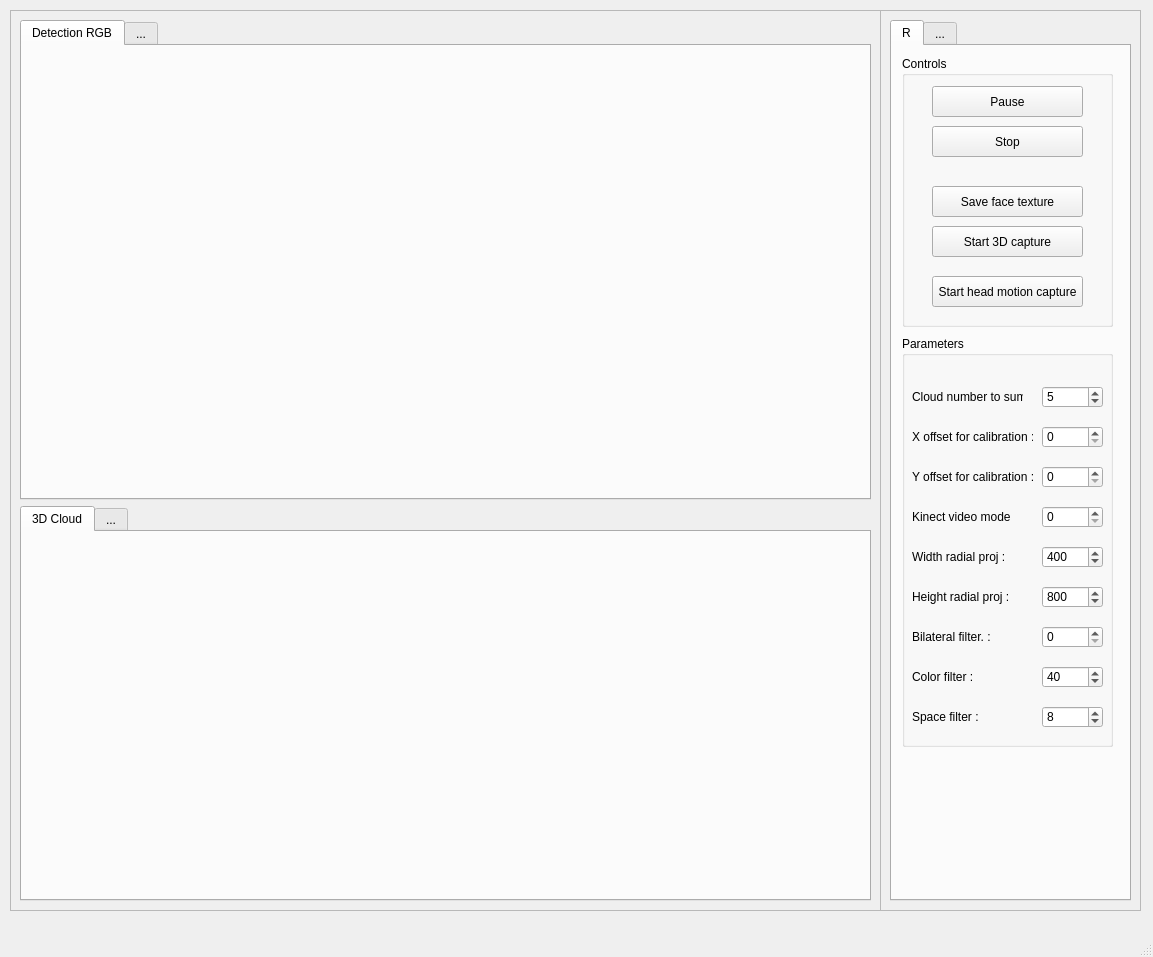
<?xml version="1.0" encoding="UTF-8"?>
<ui version="4.0">
 <class>MainWindow</class>
 <widget class="QMainWindow" name="MainWindow">
  <property name="geometry">
   <rect>
    <x>0</x>
    <y>0</y>
    <width>1153</width>
    <height>957</height>
   </rect>
  </property>
  <property name="windowTitle">
   <string>MainWindow</string>
  </property>
  <widget class="QWidget" name="centralwidget">
   <widget class="QFrame" name="fControls">
    <property name="geometry">
     <rect>
      <x>880</x>
      <y>10</y>
      <width>261</width>
      <height>901</height>
     </rect>
    </property>
    <property name="frameShape">
     <enum>QFrame::StyledPanel</enum>
    </property>
    <property name="frameShadow">
     <enum>QFrame::Raised</enum>
    </property>
    <widget class="QTabWidget" name="twControls">
     <property name="geometry">
      <rect>
       <x>10</x>
       <y>10</y>
       <width>241</width>
       <height>881</height>
      </rect>
     </property>
     <property name="currentIndex">
      <number>0</number>
     </property>
     <widget class="QWidget" name="tabVideoControls">
      <attribute name="title">
       <string>R</string>
      </attribute>
      <widget class="QGroupBox" name="gbParameters">
       <property name="geometry">
        <rect>
         <x>10</x>
         <y>290</y>
         <width>211</width>
         <height>411</height>
        </rect>
       </property>
       <property name="title">
        <string>Parameters</string>
       </property>
       <widget class="QSpinBox" name="sbKinectVideoMode">
        <property name="geometry">
         <rect>
          <x>140</x>
          <y>170</y>
          <width>61</width>
          <height>22</height>
         </rect>
        </property>
       </widget>
       <widget class="QSpinBox" name="sbCloudNumber">
        <property name="geometry">
         <rect>
          <x>140</x>
          <y>50</y>
          <width>61</width>
          <height>22</height>
         </rect>
        </property>
        <property name="value">
         <number>5</number>
        </property>
       </widget>
       <widget class="QSpinBox" name="sbYOffset">
        <property name="geometry">
         <rect>
          <x>140</x>
          <y>130</y>
          <width>61</width>
          <height>22</height>
         </rect>
        </property>
       </widget>
       <widget class="QSpinBox" name="sbXOffset">
        <property name="geometry">
         <rect>
          <x>140</x>
          <y>90</y>
          <width>61</width>
          <height>22</height>
         </rect>
        </property>
       </widget>
       <widget class="QLabel" name="laCloudNb">
        <property name="geometry">
         <rect>
          <x>10</x>
          <y>50</y>
          <width>111</width>
          <height>21</height>
         </rect>
        </property>
        <property name="text">
         <string>Cloud number to sum :</string>
        </property>
       </widget>
       <widget class="QLabel" name="laXOffsetCalibration">
        <property name="geometry">
         <rect>
          <x>10</x>
          <y>90</y>
          <width>121</width>
          <height>21</height>
         </rect>
        </property>
        <property name="text">
         <string>X offset for calibration :</string>
        </property>
       </widget>
       <widget class="QLabel" name="laYOffsetCalibration">
        <property name="geometry">
         <rect>
          <x>10</x>
          <y>130</y>
          <width>121</width>
          <height>21</height>
         </rect>
        </property>
        <property name="text">
         <string>Y offset for calibration :</string>
        </property>
       </widget>
       <widget class="QLabel" name="laKinectVideoMode">
        <property name="geometry">
         <rect>
          <x>10</x>
          <y>170</y>
          <width>101</width>
          <height>21</height>
         </rect>
        </property>
        <property name="text">
         <string>Kinect video mode :</string>
        </property>
       </widget>
       <widget class="QLabel" name="laRadialProjWidth">
        <property name="geometry">
         <rect>
          <x>10</x>
          <y>210</y>
          <width>121</width>
          <height>21</height>
         </rect>
        </property>
        <property name="text">
         <string>Width radial proj :</string>
        </property>
       </widget>
       <widget class="QSpinBox" name="sbWidthRadialProj">
        <property name="geometry">
         <rect>
          <x>140</x>
          <y>210</y>
          <width>61</width>
          <height>22</height>
         </rect>
        </property>
        <property name="maximum">
         <number>10000</number>
        </property>
        <property name="value">
         <number>400</number>
        </property>
       </widget>
       <widget class="QLabel" name="laHeightRadialProj">
        <property name="geometry">
         <rect>
          <x>10</x>
          <y>250</y>
          <width>111</width>
          <height>21</height>
         </rect>
        </property>
        <property name="text">
         <string>Height radial proj :</string>
        </property>
       </widget>
       <widget class="QSpinBox" name="sbHeightRadialProj">
        <property name="geometry">
         <rect>
          <x>140</x>
          <y>250</y>
          <width>61</width>
          <height>22</height>
         </rect>
        </property>
        <property name="maximum">
         <number>10000</number>
        </property>
        <property name="value">
         <number>800</number>
        </property>
       </widget>
       <widget class="QLabel" name="laBilateralFilter">
        <property name="geometry">
         <rect>
          <x>10</x>
          <y>290</y>
          <width>101</width>
          <height>21</height>
         </rect>
        </property>
        <property name="text">
         <string>Bilateral filter. :</string>
        </property>
       </widget>
       <widget class="QSpinBox" name="sbBilateralFilter">
        <property name="geometry">
         <rect>
          <x>140</x>
          <y>290</y>
          <width>61</width>
          <height>22</height>
         </rect>
        </property>
        <property name="maximum">
         <number>50</number>
        </property>
        <property name="value">
         <number>0</number>
        </property>
       </widget>
       <widget class="QLabel" name="laColorFilter">
        <property name="geometry">
         <rect>
          <x>10</x>
          <y>330</y>
          <width>101</width>
          <height>21</height>
         </rect>
        </property>
        <property name="text">
         <string>Color filter :</string>
        </property>
       </widget>
       <widget class="QLabel" name="laSpaceFilter">
        <property name="geometry">
         <rect>
          <x>10</x>
          <y>370</y>
          <width>101</width>
          <height>21</height>
         </rect>
        </property>
        <property name="text">
         <string>Space filter :</string>
        </property>
       </widget>
       <widget class="QSpinBox" name="sbColorFilter">
        <property name="geometry">
         <rect>
          <x>140</x>
          <y>330</y>
          <width>61</width>
          <height>22</height>
         </rect>
        </property>
        <property name="maximum">
         <number>500</number>
        </property>
        <property name="value">
         <number>40</number>
        </property>
       </widget>
       <widget class="QSpinBox" name="sbSpaceFilter">
        <property name="geometry">
         <rect>
          <x>140</x>
          <y>370</y>
          <width>61</width>
          <height>22</height>
         </rect>
        </property>
        <property name="maximum">
         <number>500</number>
        </property>
        <property name="value">
         <number>8</number>
        </property>
       </widget>
      </widget>
      <widget class="QGroupBox" name="gbControls">
       <property name="geometry">
        <rect>
         <x>10</x>
         <y>10</y>
         <width>211</width>
         <height>271</height>
        </rect>
       </property>
       <property name="title">
        <string>Controls</string>
       </property>
       <widget class="QPushButton" name="pbPause">
        <property name="geometry">
         <rect>
          <x>30</x>
          <y>30</y>
          <width>151</width>
          <height>31</height>
         </rect>
        </property>
        <property name="text">
         <string>Pause</string>
        </property>
       </widget>
       <widget class="QPushButton" name="pbSaveFaceTexture">
        <property name="geometry">
         <rect>
          <x>30</x>
          <y>130</y>
          <width>151</width>
          <height>31</height>
         </rect>
        </property>
        <property name="text">
         <string>Save face texture</string>
        </property>
       </widget>
       <widget class="QPushButton" name="pbStart3DCapture">
        <property name="geometry">
         <rect>
          <x>30</x>
          <y>170</y>
          <width>151</width>
          <height>31</height>
         </rect>
        </property>
        <property name="text">
         <string>Start 3D capture</string>
        </property>
       </widget>
       <widget class="QPushButton" name="pbStartHeadCaptureMotion">
        <property name="geometry">
         <rect>
          <x>30</x>
          <y>220</y>
          <width>151</width>
          <height>31</height>
         </rect>
        </property>
        <property name="text">
         <string>Start head motion capture</string>
        </property>
       </widget>
       <widget class="QPushButton" name="pbStop">
        <property name="geometry">
         <rect>
          <x>30</x>
          <y>70</y>
          <width>151</width>
          <height>31</height>
         </rect>
        </property>
        <property name="text">
         <string>Stop</string>
        </property>
       </widget>
      </widget>
     </widget>
     <widget class="QWidget" name="tab3DControls">
      <attribute name="title">
       <string>...</string>
      </attribute>
     </widget>
    </widget>
   </widget>
   <widget class="QFrame" name="fDisplay">
    <property name="geometry">
     <rect>
      <x>10</x>
      <y>10</y>
      <width>871</width>
      <height>901</height>
     </rect>
    </property>
    <property name="frameShape">
     <enum>QFrame::StyledPanel</enum>
    </property>
    <property name="frameShadow">
     <enum>QFrame::Raised</enum>
    </property>
    <widget class="QWidget" name="verticalLayoutWidget">
     <property name="geometry">
      <rect>
       <x>10</x>
       <y>10</y>
       <width>851</width>
       <height>881</height>
      </rect>
     </property>
     <layout class="QVBoxLayout" name="vlDisplay">
      <item>
       <widget class="QTabWidget" name="twVideo">
        <property name="minimumSize">
         <size>
          <width>640</width>
          <height>480</height>
         </size>
        </property>
        <property name="currentIndex">
         <number>0</number>
        </property>
        <widget class="QWidget" name="paRGB">
         <attribute name="title">
          <string>Detection RGB</string>
         </attribute>
         <widget class="QWidget" name="horizontalLayoutWidget">
          <property name="geometry">
           <rect>
            <x>10</x>
            <y>10</y>
            <width>821</width>
            <height>431</height>
           </rect>
          </property>
          <layout class="QHBoxLayout" name="hlRGB"/>
         </widget>
        </widget>
        <widget class="QWidget" name="paNonUse2">
         <attribute name="title">
          <string>...</string>
         </attribute>
        </widget>
       </widget>
      </item>
      <item>
       <widget class="QTabWidget" name="tw3D">
        <property name="currentIndex">
         <number>0</number>
        </property>
        <widget class="QWidget" name="pa3D">
         <attribute name="title">
          <string>3D Cloud</string>
         </attribute>
         <widget class="QWidget" name="horizontalLayoutWidget_2">
          <property name="geometry">
           <rect>
            <x>10</x>
            <y>10</y>
            <width>821</width>
            <height>361</height>
           </rect>
          </property>
          <layout class="QHBoxLayout" name="hl3D"/>
         </widget>
        </widget>
        <widget class="QWidget" name="paNonUse1">
         <attribute name="title">
          <string>...</string>
         </attribute>
        </widget>
       </widget>
      </item>
     </layout>
    </widget>
   </widget>
  </widget>
  <widget class="QMenuBar" name="menubar">
   <property name="geometry">
    <rect>
     <x>0</x>
     <y>0</y>
     <width>1153</width>
     <height>21</height>
    </rect>
   </property>
  </widget>
  <widget class="QStatusBar" name="statusbar"/>
 </widget>
 <resources/>
 <connections/>
</ui>
